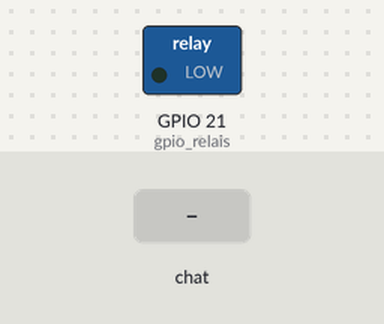
This program was run on a simulated Raspberry Pi (BCM pin numbers). On the bench: switched loads named in the program (green lamp = pin HIGH). The inputs (shaded band) are chosen by the test bench. The camera gives no picture and a still takes 0.5 s; what the program prints to the terminal is not drawn.

Above: at 1.2 s.
1.3 s: chat message "/relais_aan" arrives
At 2.3 s:
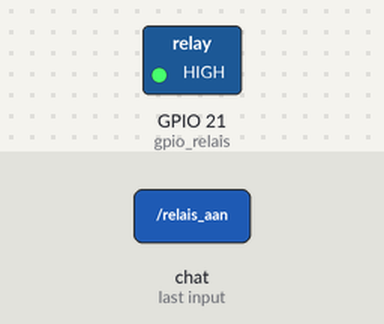
3.1 s: chat message "/relais_uit" arrives
At 4.8 s:
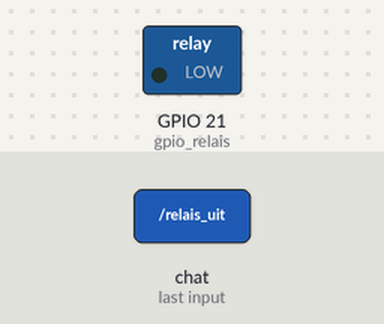
Timing chart, 0 to 6.3 s (numbered marks = the images above; inputs shaded):
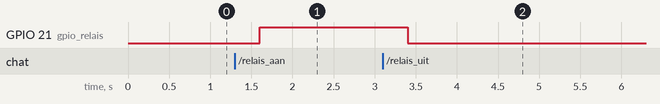

The program:

stap4.py
```python
# Libs
import telebot
import os
from picamera import PiCamera
import Adafruit_DHT
import RPi.GPIO as GPIO
import time
import asyncio
from gpiozero import MotionSensor
import board
import busio
import adafruit_sgp30

# Voer hier token in:
API_KEY = ''
# Voer hier chat id in:
chat_id = ''

bot = telebot.TeleBot(API_KEY)

print("Bot opgestart met token {}.".format(API_KEY))

# Resolutie camera instellen
camera = PiCamera()
camera.resolution = (640,480)

# DHT declareren
dht_sensor = Adafruit_DHT.DHT11
# GPIO voor dht sensor
gpio_sensor = 18

# Relais declareren
GPIO.setmode(GPIO.BCM)
gpio_relais = 21
GPIO.setup(gpio_relais, GPIO.OUT)

# Commando voor simpele reply
@bot.message_handler(commands=['hallo'])
def hallo(message):
    bot.reply_to(message, "Hi from TELEBOT!!!!!!")

# Commando voor foto
@bot.message_handler(commands=['foto'])
def foto(message):
    bot.reply_to(message, "Foto is onderweg...")
    # Capture
    camera.capture('/home/pi/Desktop/image.jpg')
    # Foto sturen via telegram
    bot.send_photo(chat_id, photo=open('/home/pi/Desktop/image.jpg', 'rb'))

# Commando voor DHT
@bot.message_handler(commands=['temperatuur'])
def temperatuur(message):
    bot.reply_to(message, "Temperatuur wordt gemeten...")
    # Meting
    humidity, temperature = Adafruit_DHT.read_retry(dht_sensor, gpio_sensor)
    # Meting sturen via telegram
    bot.reply_to(message, 'Temp={0:0.1f}°C  Humidity={1:0.1f}%'.format(temperature, humidity))

# Commando voor aanzetten relais
@bot.message_handler(commands=['relais_aan'])
def relais_aan(message):
    bot.reply_to(message, "Relais wordt aangezet")
    GPIO.output(gpio_relais, GPIO.HIGH)

# Commando voor uitzetten relais
@bot.message_handler(commands=['relais_uit'])
def relais_uit(message):
    bot.reply_to(message, "Relais wordt uitgezet")
    GPIO.output(gpio_relais, GPIO.LOW)

bot.polling()
```

Measured:
- after the input at 1.3 s, GPIO 21 (gpio_relais): LOW → HIGH after 0.30 s
- after the input at 3.1 s, GPIO 21 (gpio_relais): HIGH → LOW after 0.30 s
